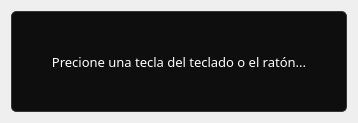
<?xml version="1.0" encoding="UTF-8"?>
<ui version="4.0">
 <class>DialogShorcut</class>
 <widget class="QDialog" name="DialogShorcut">
  <property name="geometry">
   <rect>
    <x>0</x>
    <y>0</y>
    <width>358</width>
    <height>123</height>
   </rect>
  </property>
  <property name="windowTitle">
   <string>Dialog</string>
  </property>
  <property name="styleSheet">
   <string notr="true"/>
  </property>
  <layout class="QVBoxLayout" name="verticalLayout">
   <item>
    <widget class="QLabel" name="label">
     <property name="font">
      <font>
       <family>Revue BT</family>
       <pointsize>10</pointsize>
      </font>
     </property>
     <property name="styleSheet">
      <string notr="true">color:white;
background-color: rgba(0, 0, 0, 240);
border: 1px solid rgb(54, 54, 54);
border-radius:5px;</string>
     </property>
     <property name="text">
      <string>Precione una tecla del teclado o el ratón...</string>
     </property>
     <property name="alignment">
      <set>Qt::AlignCenter</set>
     </property>
    </widget>
   </item>
  </layout>
 </widget>
 <resources/>
 <connections/>
</ui>
